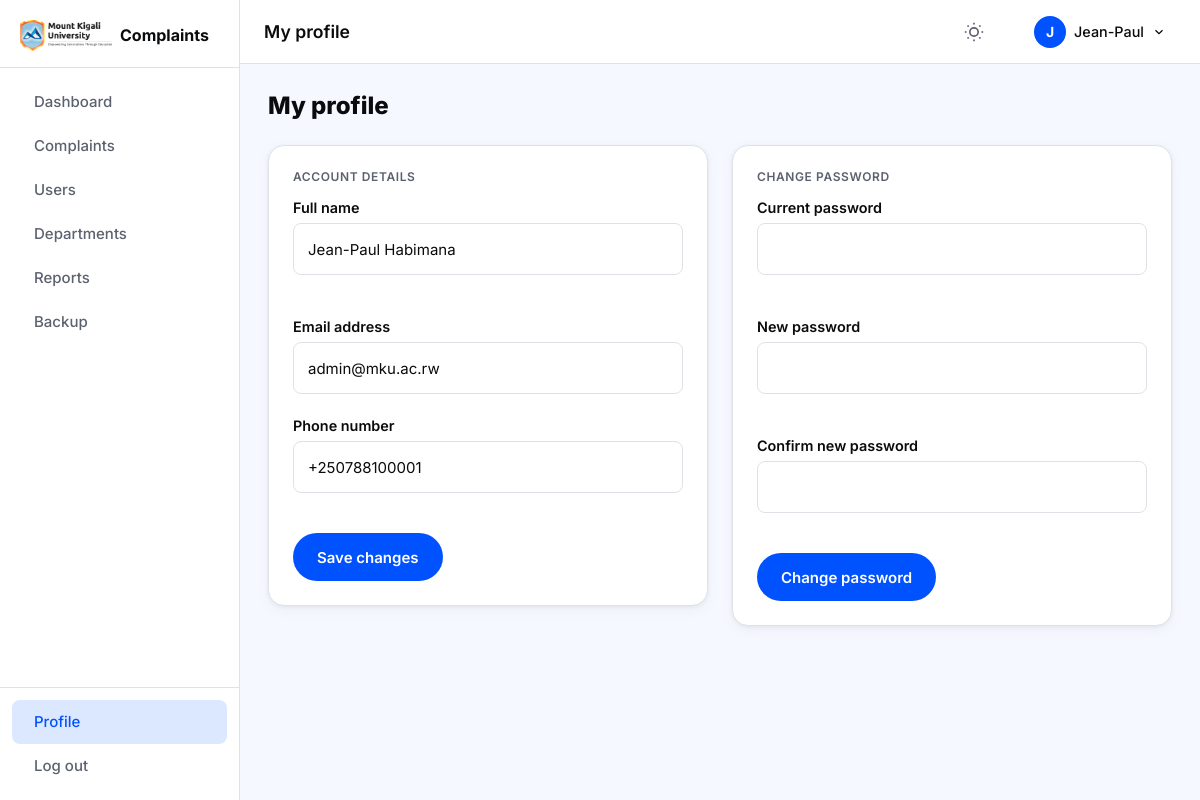
Screenshot of /admin/profile.php (signed in) with the database file from the repository.
### tables this page shows
CREATE TABLE `users` (
    `id`              INT UNSIGNED NOT NULL AUTO_INCREMENT,
    `reg_number`      VARCHAR(20)  DEFAULT NULL,
    `full_name`       VARCHAR(100) NOT NULL,
    `email`           VARCHAR(150) NOT NULL,
    `phone`           VARCHAR(20)  DEFAULT NULL,
    `faculty`         VARCHAR(100) DEFAULT NULL,
    `role`            ENUM('student','staff','admin') NOT NULL DEFAULT 'student',
    `department_id`   INT UNSIGNED DEFAULT NULL,
    `password_hash`   VARCHAR(255) NOT NULL,
    `failed_attempts` TINYINT UNSIGNED NOT NULL DEFAULT 0,
    `locked_until`    DATETIME DEFAULT NULL,
    `is_active`       TINYINT(1) NOT NULL DEFAULT 1,
    `created_at`      DATETIME NOT NULL DEFAULT CURRENT_TIMESTAMP,
    PRIMARY KEY (`id`),
    UNIQUE KEY `uq_email`      (`email`),
    UNIQUE KEY `uq_reg_number` (`reg_number`),
    KEY `idx_role`             (`role`),
    KEY `idx_department_id`    (`department_id`),
    CONSTRAINT `fk_users_department`
        FOREIGN KEY (`department_id`) REFERENCES `departments` (`id`)
        ON DELETE SET NULL ON UPDATE CASCADE
);

### includes/functions.php (called while the page is built, shortened)
<?php
function e(string $value): string {
    return htmlspecialchars($value, ENT_QUOTES | ENT_SUBSTITUTE, 'UTF-8');
}

### includes/auth.php (called while the page is built, shortened)
<?php
function get_logged_in_user(): array {
    return [
        'id'            => $_SESSION['user_id']   ?? 0,
        'full_name'     => $_SESSION['user_name']  ?? '',
        'email'         => $_SESSION['user_email'] ?? '',
        'role'          => $_SESSION['user_role']  ?? '',
        'department_id' => $_SESSION['dept_id']    ?? null,
    ];
}

### admin/profile.php (the view, shortened to what this page needs)
<?php
require_once dirname(__DIR__) . '/includes/auth.php';
require_once dirname(__DIR__) . '/includes/validator.php';
require_once dirname(__DIR__) . '/includes/functions.php';
$pdo = get_db();
$user = get_logged_in_user();
$stmt = $pdo->prepare('SELECT * FROM users WHERE id = ? LIMIT 1');
$stmt->execute([$user['id']]);
$u = $stmt->fetch();
$errors_profile = [];
$errors_password = [];
$page_title = 'My profile';
$active_nav = 'profile';
include dirname(__DIR__) . '/includes/header.php';
?>
<div class="page-header"><h2 class="page-title">My profile</h2></div>
<div class="two-col-layout">
  <div class="card form-card">
    <h3 class="card__section-title">Account details</h3>
    <form method="POST" action="" novalidate>
      <div class="form-group">
        <label class="form-label" for="full_name">Full name</label>
        <input type="text" id="full_name" name="full_name" class="form-input <?= isset($errors_profile['full_name']) ? 'form-input--error' : '' ?>" value="<?= e($u['full_name']) ?>" required>
        <span class="form-error" role="alert"><?= e($errors_profile['full_name'] ?? '') ?></span>
      </div>
      <div class="form-group">
        <label class="form-label">Email address</label>
        <input type="email" class="form-input" value="<?= e($u['email']) ?>" disabled>
      </div>
      <div class="form-group">
        <label class="form-label" for="phone">Phone number</label>
        <input type="tel" id="phone" name="phone" class="form-input <?= isset($errors_profile['phone']) ? 'form-input--error' : '' ?>" value="<?= e($u['phone'] ?? '') ?>" placeholder="+250788123456">
        <span class="form-error" role="alert"><?= e($errors_profile['phone'] ?? '') ?></span>
      </div>
      <button type="submit" class="btn btn--primary">Save changes</button>
    </form>
  </div>
  <div class="card form-card">
    <h3 class="card__section-title">Change password</h3>
    <form method="POST" action="" novalidate>
      <?php foreach (['current_password' => 'Current password', 'new_password' => 'New password', 'confirm_password' => 'Confirm new password'] as $field => $label): ?>
        <div class="form-group">
          <label class="form-label" for="<?= e($field) ?>"><?= e($label) ?></label>
          <input type="password" id="<?= e($field) ?>" name="<?= e($field) ?>" class="form-input <?= isset($errors_password[$field]) ? 'form-input--error' : '' ?>" autocomplete="<?= $field === 'current_password' ? 'current-password' : 'new-password' ?>" required>
          <span class="form-error" role="alert"><?= e($errors_password[$field] ?? '') ?></span>
        </div>
      <?php endforeach; ?>
      <button type="submit" class="btn btn--primary">Change password</button>
    </form>
  </div>
</div>
<?php include dirname(__DIR__) . '/includes/footer.php'; ?>

### includes/header.php (shortened to what this page needs)
<?php
require_once dirname(__DIR__) . '/includes/auth.php';
require_once dirname(__DIR__) . '/includes/functions.php';
$page_title  = $page_title  ?? APP_NAME;
$active_nav  = $active_nav  ?? '';
$body_class  = $body_class  ?? '';
$is_public = !isset($_SESSION['user_id']);
$current_user = $is_public ? null : get_logged_in_user();
$role = $current_user['role'] ?? '';
$base = match($role) {
    'student' => APP_URL . '/student',
    'staff'   => APP_URL . '/staff',
    'admin'   => APP_URL . '/admin',
    default   => APP_URL,
};
$nav_items = [];
if ($role === 'student') {
    $nav_items = [
        ['key' => 'dashboard',  'label' => 'Dashboard',       'href' => $base . '/dashboard.php',        'icon' => 'home'],
        ['key' => 'submit',     'label' => 'Submit Complaint', 'href' => $base . '/submit-complaint.php', 'icon' => 'plus-circle'],
        ['key' => 'complaints', 'label' => 'My Complaints',    'href' => $base . '/my-complaints.php',    'icon' => 'file-text'],
        ['key' => 'feedback',   'label' => 'Give Feedback',    'href' => $base . '/feedback.php',         'icon' => 'star'],
    ];
} elseif ($role === 'admin') {
    $nav_items = [
        ['key' => 'dashboard',   'label' => 'Dashboard',    'href' => $base . '/dashboard.php',   'icon' => 'home'],
        ['key' => 'complaints',  'label' => 'Complaints',   'href' => $base . '/complaints.php',  'icon' => 'file-text'],
        ['key' => 'users',       'label' => 'Users',        'href' => $base . '/users.php',       'icon' => 'users'],
        ['key' => 'departments', 'label' => 'Departments',  'href' => $base . '/departments.php', 'icon' => 'grid'],
        ['key' => 'reports',     'label' => 'Reports',      'href' => $base . '/reports.php',     'icon' => 'bar-chart'],
        ['key' => 'backup',      'label' => 'Backup',       'href' => $base . '/backup.php',      'icon' => 'database'],
    ];
}
?>
<!DOCTYPE html>
<html lang="en">
<head>
  <link rel="stylesheet" href="<?= APP_URL ?>/assets/css/style.css">
</head>
<body class="<?= e($body_class) ?>" data-role="<?= e($role) ?>">
<?php if ($is_public): ?>
  <!-- ========================================================
       PUBLIC TOP NAV
  ========================================================= -->
  <header class="public-nav" id="public-nav">
    <div class="public-nav__inner container">
      <a href="<?= APP_URL ?>/" class="public-nav__logo" aria-label="MKU Complaints home">
        <img class="public-nav__logo-image" src="<?= APP_URL ?>/assets/images/MKUR-logo.png" alt="Mount Kigali University">
        <span class="public-nav__logo-label">Complaints &amp; Feedback</span>
      </a>
      <nav class="public-nav__links" aria-label="Main navigation">
        <a href="<?= APP_URL ?>/#how-it-works">How it works</a>
        <a href="<?= APP_URL ?>/#features">Features</a>
      </nav>
      <div class="public-nav__actions">
        <a href="<?= APP_URL ?>/login.php" class="btn btn--ghost btn--sm">Log in</a>
        <a href="<?= APP_URL ?>/register.php" class="btn btn--primary btn--sm">Get started</a>
      </div>
      <button class="hamburger" id="public-hamburger" aria-label="Toggle menu" aria-expanded="false">
        <span></span><span></span><span></span>
      </button>
    </div>
  </header>
<?php else: ?>
  <div class="app-layout" id="app-layout">
    <aside class="sidebar" id="sidebar" role="navigation" aria-label="Main navigation">
      <div class="sidebar__header">
        <a href="<?= $base ?>/dashboard.php" class="sidebar__logo" aria-label="Dashboard">
          <img class="sidebar__logo-image" src="<?= APP_URL ?>/assets/images/MKUR-logo.png" alt="Mount Kigali University">
          <span class="logo-text sidebar__logo-text">Complaints</span>
        </a>
      </div>
      <nav class="sidebar__nav" aria-label="App navigation">
        <?php foreach ($nav_items as $item): ?>
          <a href="<?= e($item['href']) ?>"
             class="sidebar__link <?= $active_nav === $item['key'] ? 'sidebar__link--active' : '' ?>"
             aria-current="<?= $active_nav === $item['key'] ? 'page' : 'false' ?>">
            <span class="sidebar__label"><?= e($item['label']) ?></span>
          </a>
        <?php endforeach; ?>
      </nav>
      <div class="sidebar__footer">
        <a href="<?= $base ?>/profile.php" class="sidebar__link <?= $active_nav === 'profile' ? 'sidebar__link--active' : '' ?>">
          <span class="sidebar__label">Profile</span>
        </a>
        <a href="<?= APP_URL ?>/logout.php" class="sidebar__link sidebar__link--logout">
          <span class="sidebar__label">Log out</span>
        </a>
      </div>
    </aside>
    <div class="app-main">
      <header class="topbar" role="banner">
        <div class="topbar__title">
          <h1><?= e($page_title) ?></h1>
        </div>
        <div class="topbar__actions">
          <button class="topbar__icon-btn" id="dark-toggle" aria-label="Toggle dark mode" title="Toggle dark mode">
          </button>
          <div class="notifications-wrap" id="notifications-wrap">
            <button class="topbar__icon-btn topbar__bell" id="notifications-btn"
                    aria-label="Notifications" aria-haspopup="true" aria-expanded="false">
            </button>
          </div>
          <div class="avatar-wrap" id="avatar-wrap">
            <button class="avatar-btn" id="avatar-btn"
                    aria-haspopup="true" aria-expanded="false"
                    aria-label="Account menu">
              <span class="avatar-initials" aria-hidden="true">
                <?= e(strtoupper(substr($current_user['full_name'], 0, 1))) ?>
              </span>
              <span class="avatar-name"><?= e(explode(' ', $current_user['full_name'])[0]) ?></span>
              <svg width="14" height="14" viewBox="0 0 24 24" fill="none" stroke="currentColor" stroke-width="2"><polyline points="6 9 12 15 18 9"/></svg>
            </button>
          </div>
        </div>
      </header>
      <main class="app-content" id="main-content">
<?php endif;  ?>

### rows the page displays
users: full_name "J", full_name "Jean-Paul", full_name "Jean-Paul Habimana", email "admin@mku.ac.rw", phone "+250788100001"

### other values shown
$item['label'] "Dashboard"
$item['label'] "Complaints"
$item['label'] "Users"
$item['label'] "Departments"
$item['label'] "Reports"
$item['label'] "Backup"
$page_title "My profile"
$label "Current password"
$label "New password"
$label "Confirm new password"
